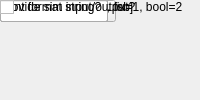
<?xml version="1.0" encoding="UTF-8"?>
<ui version="4.0">
 <class>MainWindow</class>
 <widget class="QMainWindow" name="MainWindow">
  <property name="windowTitle"><string>Raw AXI Register</string></property>
  <widget class="QWidget" name="centralwidget">
   <!-- NOTE: this is a simplified structural mirror of the generated
        <module>_ui.py, not a full round-trip Designer file. Regenerate
        both from the same spec if you need to edit layout by hand. -->
       <widget class="QLabel" name="label_name">
     <property name="text"><string>Block name</string></property>
    </widget>
       <widget class="QLineEdit" name="name">
     <property name="toolTip"><string>A name you choose for this block instance, e.g. to note what it's used for in this design. Shown below the block on the diagram.</string></property>
    </widget>
       <widget class="QLabel" name="label_io_dir">
     <property name="text"><string>I/O direction</string></property>
    </widget>
       <widget class="QComboBox" name="io_dir">
     <item><property name="text"><string>To Processor</string></property></item>
     <item><property name="text"><string>From Processor</string></property></item>
    </widget>
       <widget class="QLabel" name="label_io_delay">
     <property name="text"><string>I/O delay</string></property>
    </widget>
       <widget class="QLineEdit" name="io_delay"/>
       <widget class="QLabel" name="label_init_val">
     <property name="text"><string>Initial Value</string></property>
    </widget>
       <widget class="QLineEdit" name="init_val"/>
       <widget class="QLabel" name="label_sample_period">
     <property name="text"><string>Sample period</string></property>
    </widget>
       <widget class="QLineEdit" name="sample_period"/>
       <widget class="QLabel" name="label_names">
     <property name="text"><string>Bitfield names [msb...lsb]</string></property>
    </widget>
       <widget class="QLineEdit" name="names"/>
       <widget class="QLabel" name="label_bitwidths">
     <property name="text"><string>Bitfield widths</string></property>
    </widget>
       <widget class="QLineEdit" name="bitwidths"/>
       <widget class="QLabel" name="label_bin_pts">
     <property name="text"><string>Bitfield binary pts</string></property>
    </widget>
       <widget class="QLineEdit" name="bin_pts"/>
       <widget class="QLabel" name="label_arith_types">
     <property name="text"><string>Bitfield types, ufix=0, fix=1, bool=2</string></property>
    </widget>
       <widget class="QLineEdit" name="arith_types"/>
       <widget class="QLabel" name="label_sim_port">
     <property name="text"><string>Provide sim input/output?</string></property>
    </widget>
       <widget class="QCheckBox" name="sim_port"/>
       <widget class="QLabel" name="label_show_format">
     <property name="text"><string>Print format string?</string></property>
    </widget>
       <widget class="QCheckBox" name="show_format"/>
  </widget>
 </widget>
 <resources/>
 <connections/>
</ui>
